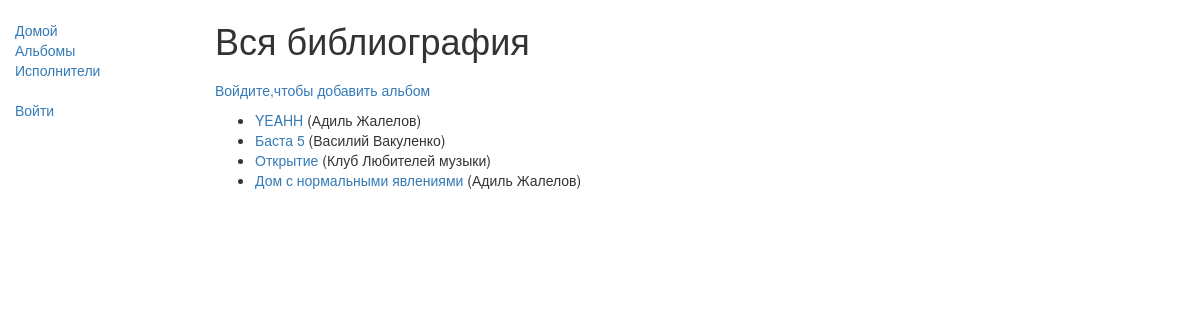
/again/album/, run on an earlier commit of the app's database.
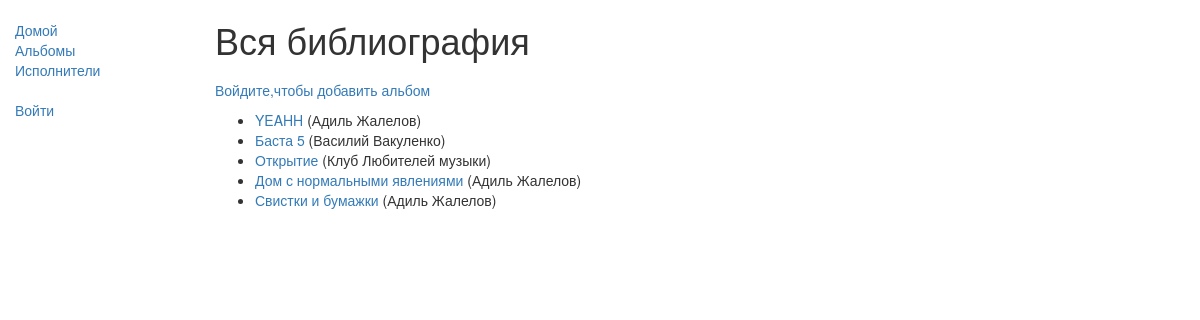
And on a later commit of the database.
### again/models.py (models this page shows, shortened)
class Album(models.Model):
    title = models.CharField(max_length=200)
    author = models.ForeignKey('Author', on_delete=models.SET_NULL, null=True)
    genre = models.ManyToManyField(Genre, help_text="Select a genre for this album")
    def get_absolute_url(self):
        return reverse('album-detail', args=[str(self.id)])

class Author(models.Model):
    first_name = models.CharField(max_length=100)
    last_name = models.CharField(max_length=100)
    def __str__(self):
        return '%s %s' % (self.first_name, self.last_name)

### again/views.py (the view)
class AlbumListView(generic.ListView):
    model = Album
    context_object_name = 'my_album_list'   # ваше собственное имя переменной контекста в шаблоне
    template_name = 'again/albumList.html'  # Определение имени вашего шаблона и его расположения
    def get_context_data(self, **kwargs):
        context = super(AlbumListView, self).get_context_data(**kwargs)
        context['some_data'] = 'This is just some data'
        return context

### again/templates/again/albumList.html
{% extends "base_generic.html" %}
{% block content %}
    <h1>Вся библиография</h1>
    <ul class="sidebar-nav">
      {% if user.is_authenticated %}
        <li><a href="{% url 'album-create' %}">Добавить альбом</li>
      {% else %}
        <li><a href="{% url 'login'%}?next={{request.path}}">Войдите,чтобы добавить альбом </a></li>
      {% endif %}
     </ul>
    {% if my_album_list %}
    <ul>
      {% for album in my_album_list %}
      <li>
        <a href="{{ album.get_absolute_url }}">{{ album.title }}</a> ({{album.author}})
      </li>
      {% endfor %}
    </ul>
    {% else %}
      <p>There are no album in the library.</p>
    {% endif %}
{% endblock %}

### again/templates/base_generic.html (shortened to what this page needs)
<!DOCTYPE html>
<html lang="en">
<head>
  <link rel="stylesheet" href="https://maxcdn.bootstrapcdn.com/bootstrap/3.3.7/css/bootstrap.min.css">
  {% load static %}
  <link rel="stylesheet" href="{% static 'css/styles.css' %}">
</head>
<body>
  <div class="container-fluid">
    <div class="row">
      <div class="col-sm-2">
      {% block sidebar %}
      <ul class="sidebar-nav">
          <li><a href="{% url 'index' %}">Домой</a></li>
          <li><a href="{% url 'album' %}">Альбомы</a></li>
          <li><a href="{% url 'author' %}">Исполнители</a></li>
      </ul>
      <ul class="sidebar-nav">
       {% if user.is_authenticated %}
         <li>Пользователь: <a href="{% url 'profile' %}">{{ user.get_username }}</li>
         <li><a href="{% url 'logout'%}?next={{request.path}}">Выйти</a></li>
       {% else %}
         <li><a href="{% url 'login'%}?next={{request.path}}">Войти</a></li>
       {% endif %}
      </ul>
     {% endblock %}
      </div>
      <div class="col-sm-10 ">
      {% block content %}{% endblock %}
      </div>
    </div>
  </div>
</body>
</html>

### again/static/css/styles.css (style rules this page uses)
.sidebar-nav { margin-top: 20px; padding: 0; list-style: none; }

What changed in the data, as far as the page shows it:
added Album: title "Свистки и бумажки", author "Адиль Жалелов"
